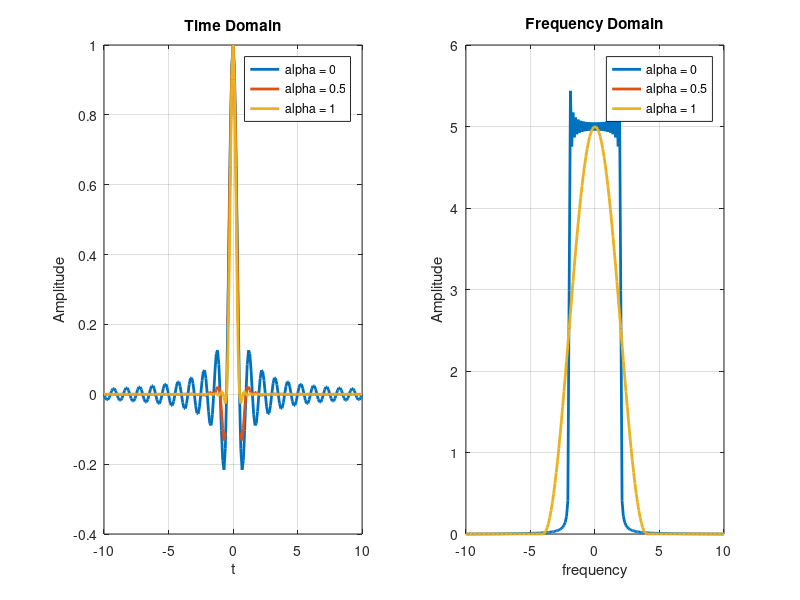

This chart was generated by the following MATLAB code:
clc;
clear all;
close all;
t= -10:0.1:10;
a=[0 0.5 1]; % Alpha
w=1; % bandwidth
subplot(1,2,1);
for x = 1:3
    p_t = (sinc(2*w*t).*cos(2*pi*a(x)*w*t))./(1-(16*(a(x).^2)*(w^2)*(t.^2)));
    plot(t,p_t,'LineWidth',2)
    legendInfo{x} = ['alpha = ' num2str(a(x))];
    legend(legendInfo)
    hold on;
    grid on;
end
title('Time Domain');
xlabel('t');
ylabel('Amplitude');
hold off;
subplot(1,2,2);
f=-10:0.1:10;
for i= 1:3
    p_t = (sinc(2*w*t).*cos(2*pi*a(i)*w*t))./(1-(16*(a(i).^2)*(w^2)*(t.^2)));
    p_f = abs(fftshift(fft(p_t)));
    plot(f,p_f,'LineWidth',2)
    legendInfo{i} = ['alpha = ' num2str(a(i))];
    hold on;
    grid on;
end

title('Frequency Domain');
xlabel('frequency');
ylabel('Amplitude');
legend(legendInfo);